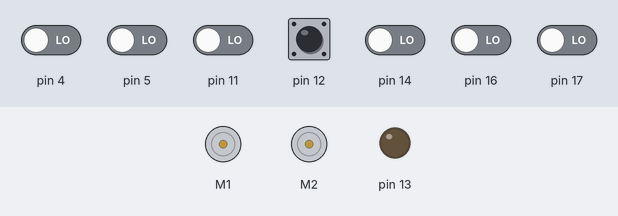
This sketch was run on a simulated Arduino Uno, built with avr-gcc and run on an emulated ATmega328P. Parts: 2 × DC motor (green arrow = forward, orange = backward, longer = faster), output pins drawn as LEDs (lit = HIGH). Inputs (shaded band) come from the test bench; at power-on: pin 12 HIGH, pin 4, pin 5, pin 11, pin 14, pin 16, pin 17 LOW.

Above: at 0.8 s.
0.9 s: pin 12 pulled LOW for 0.15 s
At 1.5 s:
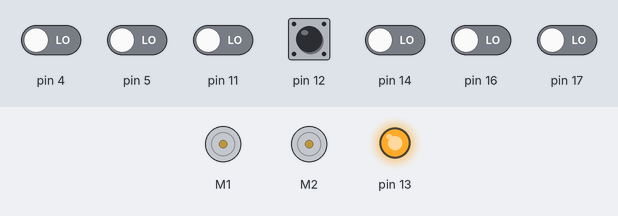
At 3.2 s:
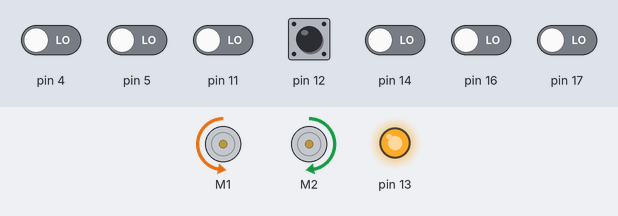
4.0 s: pin 12 pulled LOW for 3.2 s
At 8.0 s:
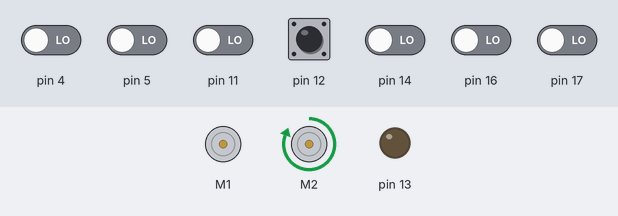
Timing chart, 0 to 9.5 s (numbered marks = the images above; inputs shaded):
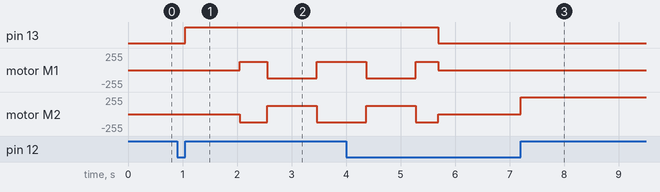

Measured:
- after the input at 0.9 s, pin 13: LOW → HIGH after 0.15 s; motor M1: stopped → forward 127/255 after 1.2 s, → backward 127/255 0.50 s later, → forward 127/255 0.91 s later; motor M2: stopped → backward 127/255 after 1.2 s, → forward 127/255 0.50 s later, → backward 127/255 0.91 s later

The sketch:

LineFollower.ino
```cpp
/*
 * Demo line-following code for the Pololu Zumo Robot
 *
 * This code will follow a black line on a white background, using a
 * PID-based algorithm.  It works decently on courses with smooth, 6"
 * radius curves and has been tested with Zumos using 30:1 HP and
 * 75:1 HP motors.  Modifications might be required for it to work
 * well on different courses or with different motors.
 *
 * http://www.pololu.com/catalog/product/2506
 * http://www.pololu.com
 * http://forum.pololu.com
 */

#include <QTRSensors.h>
#include <ZumoMotors.h>
#include <ZumoReflectanceSensorArray.h>

#include <ZumoBuzzer.h>
#include <Pushbutton.h>


ZumoBuzzer buzzer;
ZumoReflectanceSensorArray reflectanceSensors;
ZumoMotors motors;
Pushbutton button(ZUMO_BUTTON);
int lastError = 0;

// This is the maximum speed the motors will be allowed to turn.
// (400 lets the motors go at top speed; decrease to impose a speed limit)
const int MAX_SPEED = 400;


void setup()
{
  // Play a little welcome song
  //buzzer.play(">g32>>c32");

  // Initialize the reflectance sensors module
  reflectanceSensors.init();

  // Wait for the user button to be pressed and released
  button.waitForButton();

  // Turn on LED to indicate we are in calibration mode
  pinMode(13, OUTPUT);
  digitalWrite(13, HIGH);

  // Wait 1 second and then begin automatic sensor calibration
  // by rotating in place to sweep the sensors over the line
  delay(1000);
  int i;
  for(i = 0; i < 80; i++)
  {
    if ((i > 10 && i <= 30) || (i > 50 && i <= 70))
      motors.setSpeeds(-200, 200);
    else
      motors.setSpeeds(200, -200);
    reflectanceSensors.calibrate();

    // Since our counter runs to 80, the total delay will be
    // 80*20 = 1600 ms.
    delay(20);
  }
  motors.setSpeeds(0,0);

  // Turn off LED to indicate we are through with calibration
  digitalWrite(13, LOW);
  //buzzer.play(">g32>>c32");

  // Wait for the user button to be pressed and released
  button.waitForButton();

  // Play music and wait for it to finish before we start driving.
  //buzzer.play("L16 cdegreg4");
  //while(buzzer.isPlaying());
}

void loop()
{
  unsigned int sensors[6];

  // Get the position of the line.  Note that we *must* provide the "sensors"
  // argument to readLine() here, even though we are not interested in the
  // individual sensor readings
  int position = reflectanceSensors.readLine(sensors);

  // Our "error" is how far we are away from the center of the line, which
  // corresponds to position 2500.
  int error = position - 2500;

  // Get motor speed difference using proportional and derivative PID terms
  // (the integral term is generally not very useful for line following).
  // Here we are using a proportional constant of 1/4 and a derivative
  // constant of 6, which should work decently for many Zumo motor choices.
  // You probably want to use trial and error to tune these constants for
  // your particular Zumo and line course.
  int speedDifference = error / 2 + 5 * (error - lastError);

  lastError = error;

  // Get individual motor speeds.  The sign of speedDifference
  // determines if the robot turns left or right.
  int m1Speed = MAX_SPEED + speedDifference;
  int m2Speed = MAX_SPEED - speedDifference;

  // Here we constrain our motor speeds to be between 0 and MAX_SPEED.
  // Generally speaking, one motor will always be turning at MAX_SPEED
  // and the other will be at MAX_SPEED-|speedDifference| if that is positive,
  // else it will be stationary.  For some applications, you might want to
  // allow the motor speed to go negative so that it can spin in reverse.
  if (m1Speed < 0)
    m1Speed = 0;
  if (m2Speed < 0)
    m2Speed = 0;
  if (m1Speed > MAX_SPEED)
    m1Speed = MAX_SPEED;
  if (m2Speed > MAX_SPEED)
    m2Speed = MAX_SPEED;

  motors.setSpeeds(m1Speed, m2Speed);
}
```
